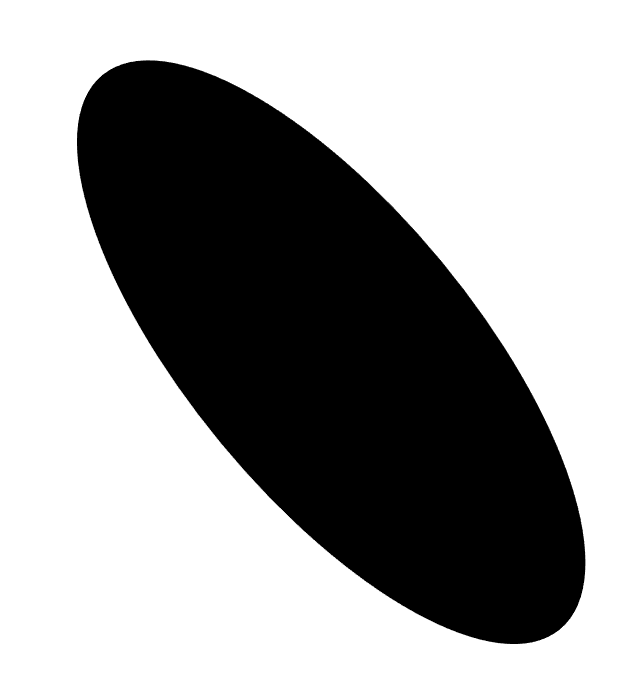
#> input picture 2024-1/GPT/01.png, 644 x 700 px; its folder holds only this picture in this run
$ jupyter execute '240123 ChatGPT-1.ipynb'
#> lines starting #> are read from the running program, lines starting #| are printed output that depends on the picture; after the words box and inside, x2 and y2 are one past the last pixel; in counts of white or black regions, pixels touching at a corner belong together
[cell 1]
import cv2
import numpy as np
import pandas as pd
import glob
import matplotlib.pyplot as plt
from scipy.ndimage import rotate, shift

[cell 2]
def process_image(file_path):
    # Load the image in grayscale
#> called with file_path = '01.png'
    image = cv2.imread(file_path, 0)
#> image is the input picture: shape (700, 644); min 0, max 255, mean 163.7
    # Threshold the image to get a binary image
    _, binary_image = cv2.threshold(image, 1, 255, cv2.THRESH_BINARY)
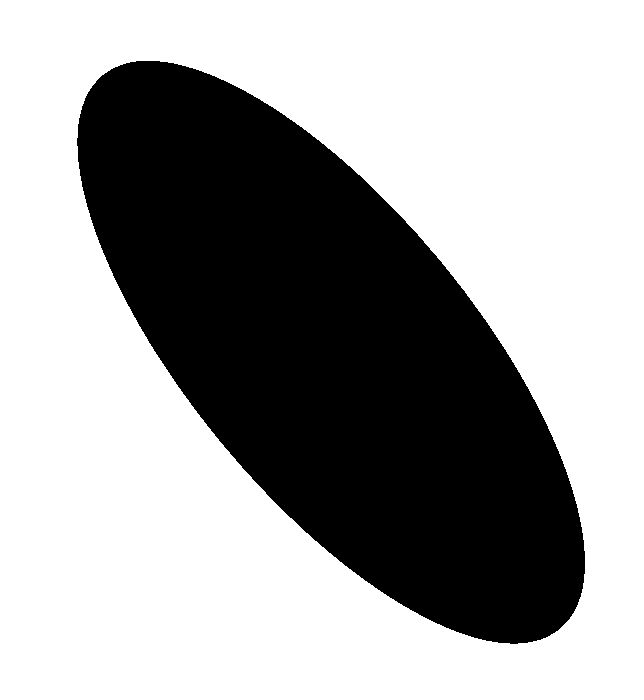
#> binary_image: shape (700, 644); 64.4% white; 1 black region, box (x1, y1, x2, y2) and area: (77, 61, 585, 644) 160637
    # Find contours
    contours, _ = cv2.findContours(binary_image, cv2.RETR_EXTERNAL, cv2.CHAIN_APPROX_SIMPLE)
#> contours = [[[0, 0], [0, 699], [643, 699], [643, 0]]]
    # Get the largest contour which should be the shape
    contour = max(contours, key=cv2.contourArea)
#> contour = [[0, 0], [0, 699], [643, 699], [643, 0]]
    return contour, binary_image

[cell 3]
# Paths of the images
file_paths = glob.glob('*.png')

# Process all images and find contours
processed_images = [process_image(file_path) for file_path in file_paths]
#> processed_images = 1 item

# Calculate the moments to find the centroid
moments = [cv2.moments(contour) for contour, _ in processed_images]
#> moments = 1 item

# Normalize the shapes based on centroid and area
normalized_shapes = []
for (contour, binary_image), moment in zip(processed_images, moments):
    if moment['m00'] == 0:
        continue  # Skip if the area is zero
    cx = int(moment['m10'] / moment['m00'])
    cy = int(moment['m01'] / moment['m00'])

    # Shift the image to move the centroid to the center
    rows, cols = binary_image.shape
    shift_x = cols//2 - cx
    shift_y = rows//2 - cy
    shifted_image = shift(binary_image, shift=[shift_y, shift_x])

    # Calculate the angle of the shape
    angle = cv2.minAreaRect(contour)[-1]
    # Normalize the rotation
    if angle < -45:
        angle = -(90 + angle)
    else:
        angle = -angle

    # Rotate the image
    rotated = rotate(shifted_image, angle, reshape=False, prefilter=False)

    # Shift back the image to its original position
    rotated_back = shift(rotated, shift=[-shift_y, -shift_x])
    normalized_shapes.append(rotated_back)
#> this loop made 1 pass
#> (contour, cx, cy, rows, cols, shift_x, shift_y, angle) on pass 1: ([[0, 0], [0, 699], [643, 699], [643, 0]], 321, 349, 700, 644, 1, 1, 0)
#> pass 1, `shifted_image = shift(binary_image, shift=[shift_y, shift_x])`:
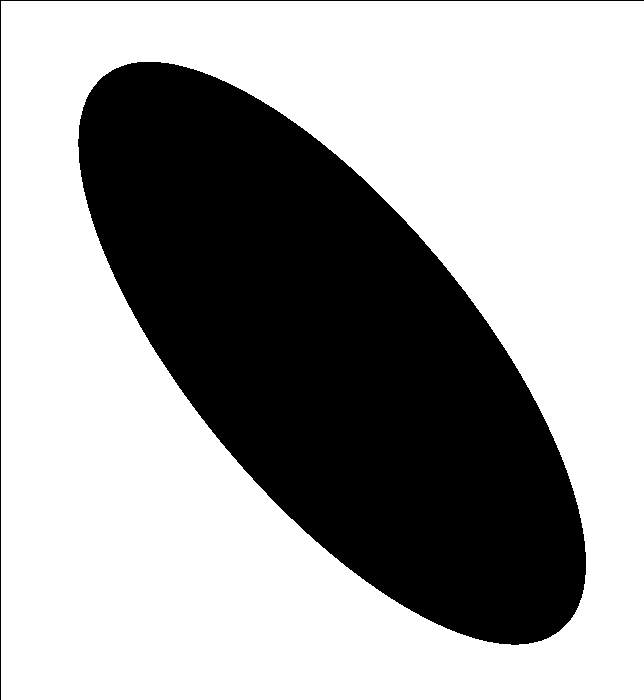
#> shifted_image: shape (700, 644); 64.1% white; 2 black regions, box (x1, y1, x2, y2) and area: (78, 62, 586, 645) 160637, (0, 0, 644, 700) 1343
#> after the loop, normalized_shapes = 1 item

# Combine all the shapes to find the common shape
# Since we're working with binary images, a direct mean might not be meaningful.
# You might want to consider a different approach for combining shapes.

# Show the resulting common shape
# Adjust this part based on how you decide to combine the shapes.
plt.imshow(normalized_shapes[0], cmap='gray')  # Example to show the first normalized shape
plt.axis('off')
plt.show()

$ run again, on 2024-1/GPT/05.png
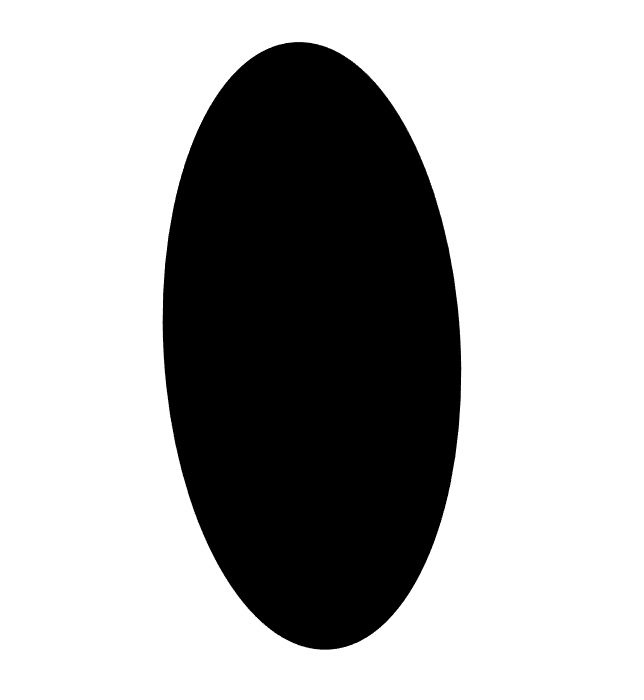
#> input picture 2024-1/GPT/05.png, 644 x 700 px
#> in process_image, image is the input picture: shape (700, 644); min 0, max 255, mean 174.7
#> in process_image, `_, binary_image = cv2.threshold(image, 1, 255, cv2.THRESH_BINARY)`:
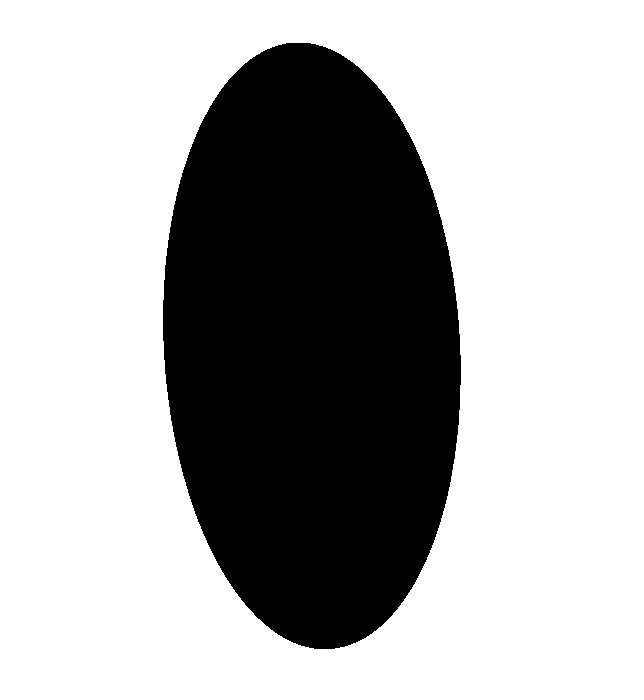
#> binary_image: shape (700, 644); 68.7% white; 1 black region, box (x1, y1, x2, y2) and area: (163, 43, 461, 649) 141322
#> contours = [[[0, 0], [0, 699], [643, 699], [643, 0]]]
#> in process_image, `contour = max(contours, key=cv2.contourArea)`: contour = [[0, 0], [0, 699], [643, 699], [643, 0]]
#> processed_images = 1 item
#> the loop `for (contour, binary_image), moment in zip(processed_images, moments):` made 1 pass
#> (contour, cx, cy, rows, cols, shift_x, shift_y, angle) on pass 1: ([[0, 0], [0, 699], [643, 699], [643, 0]], 321, 349, 700, 644, 1, 1, 0)
#> pass 1, `shifted_image = shift(binary_image, shift=[shift_y, shift_x])`:
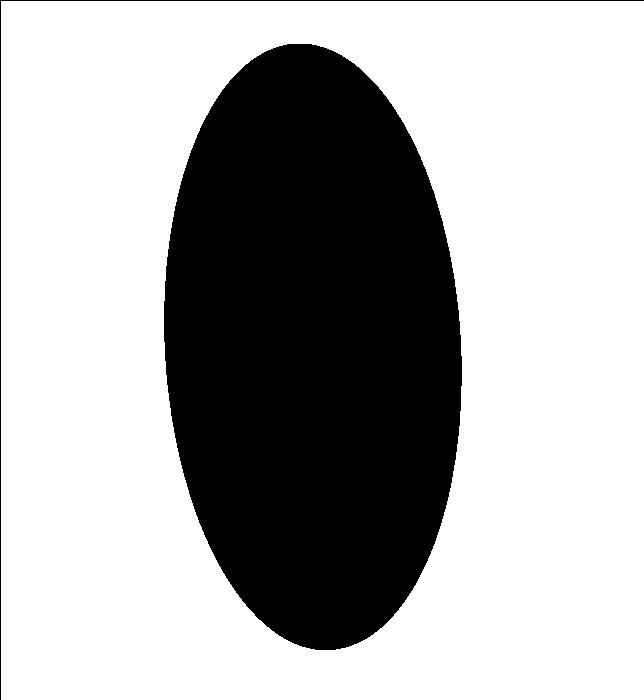
#> shifted_image: shape (700, 644); 68.4% white; 2 black regions, box (x1, y1, x2, y2) and area: (164, 44, 462, 650) 141322, (0, 0, 644, 700) 1343

$ run again, on 2024-1/GPT/06.png
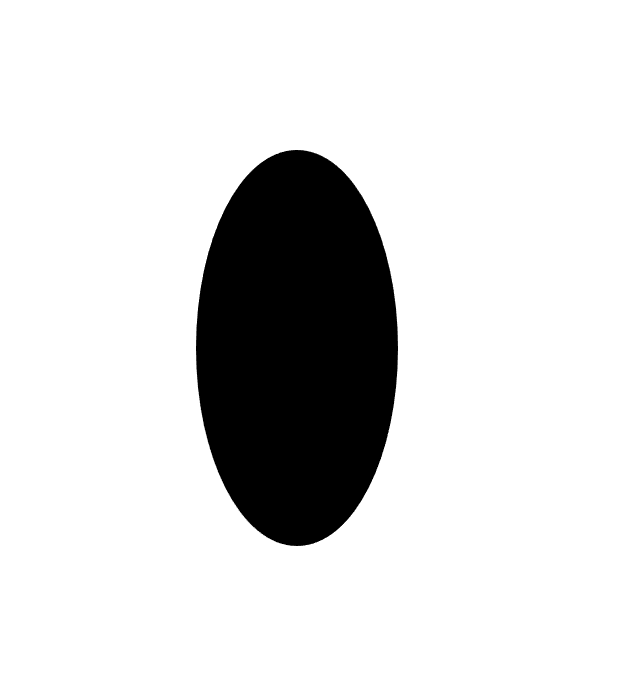
#> input picture 2024-1/GPT/06.png, 644 x 700 px
#> in process_image, image is the input picture: shape (700, 644); min 0, max 255, mean 219.5
#> in process_image, `_, binary_image = cv2.threshold(image, 1, 255, cv2.THRESH_BINARY)`:
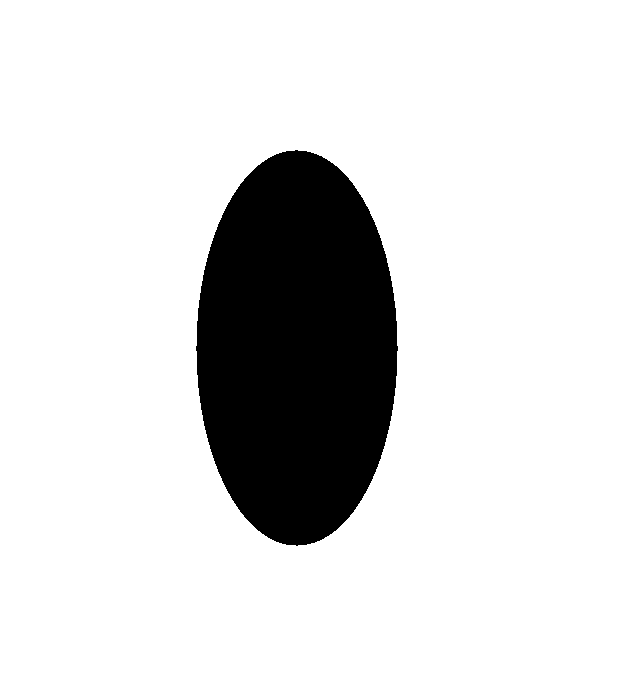
#> binary_image: shape (700, 644); 86.2% white; 1 black region, box (x1, y1, x2, y2) and area: (196, 150, 398, 546) 62380
#> contours = [[[0, 0], [0, 699], [643, 699], [643, 0]]]
#> in process_image, `contour = max(contours, key=cv2.contourArea)`: contour = [[0, 0], [0, 699], [643, 699], [643, 0]]
#> processed_images = 1 item
#> the loop `for (contour, binary_image), moment in zip(processed_images, moments):` made 1 pass
#> (contour, cx, cy, rows, cols, shift_x, shift_y, angle) on pass 1: ([[0, 0], [0, 699], [643, 699], [643, 0]], 321, 349, 700, 644, 1, 1, 0)
#> pass 1, `shifted_image = shift(binary_image, shift=[shift_y, shift_x])`:
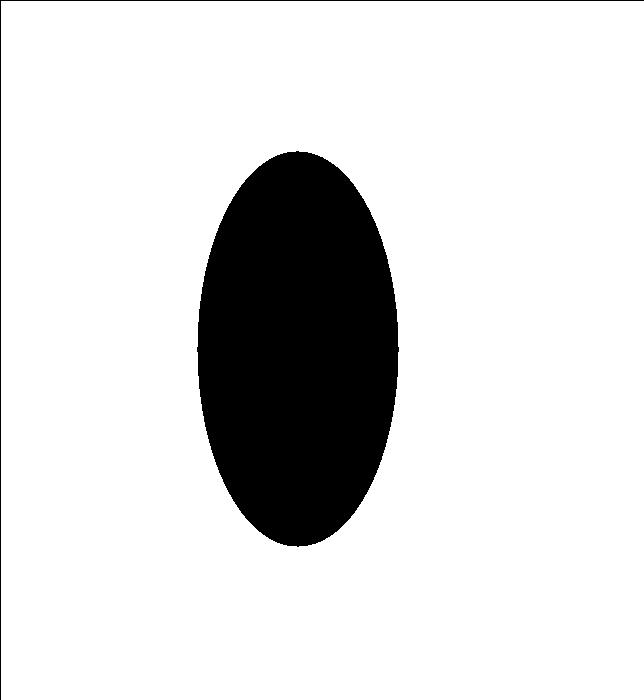
#> shifted_image: shape (700, 644); 85.9% white; 2 black regions, box (x1, y1, x2, y2) and area: (197, 151, 399, 547) 62380, (0, 0, 644, 700) 1343

$ run again, on 2024-1/GPT/07.png
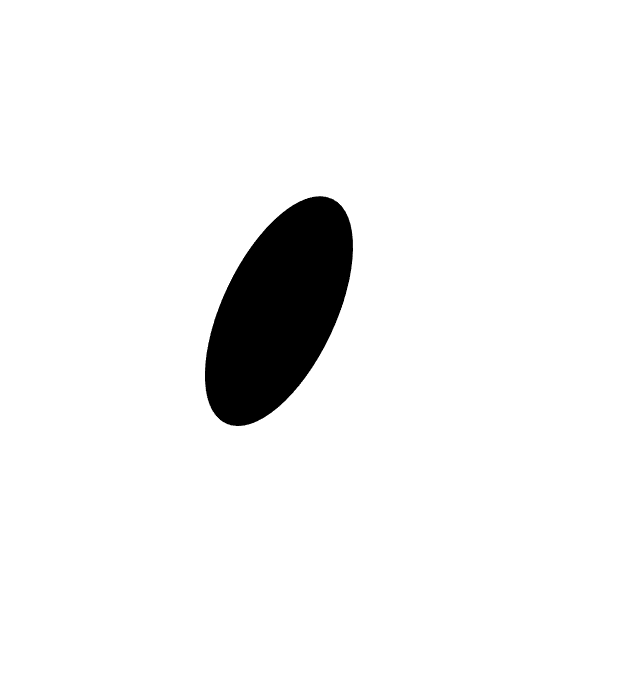
#> input picture 2024-1/GPT/07.png, 644 x 700 px
#> in process_image, image is the input picture: shape (700, 644); min 0, max 255, mean 242.5
#> binary_image: shape (700, 644); 95.1% white; 1 black region, box (x1, y1, x2, y2) and area: (205, 197, 353, 426) 21903
#> contours = [[[0, 0], [0, 699], [643, 699], [643, 0]]]
#> in process_image, `contour = max(contours, key=cv2.contourArea)`: contour = [[0, 0], [0, 699], [643, 699], [643, 0]]
#> processed_images = 1 item
#> the loop `for (contour, binary_image), moment in zip(processed_images, moments):` made 1 pass
#> (contour, cx, cy, rows, cols, shift_x, shift_y, angle) on pass 1: ([[0, 0], [0, 699], [643, 699], [643, 0]], 321, 349, 700, 644, 1, 1, 0)
#> pass 1, `shifted_image = shift(binary_image, shift=[shift_y, shift_x])`:
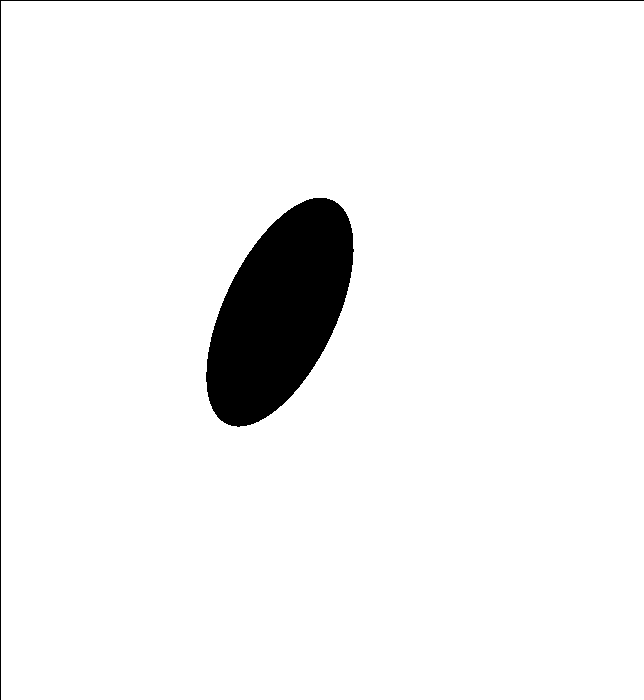
#> shifted_image: shape (700, 644); 94.8% white; 2 black regions, box (x1, y1, x2, y2) and area: (206, 198, 354, 427) 21903, (0, 0, 644, 700) 1343
